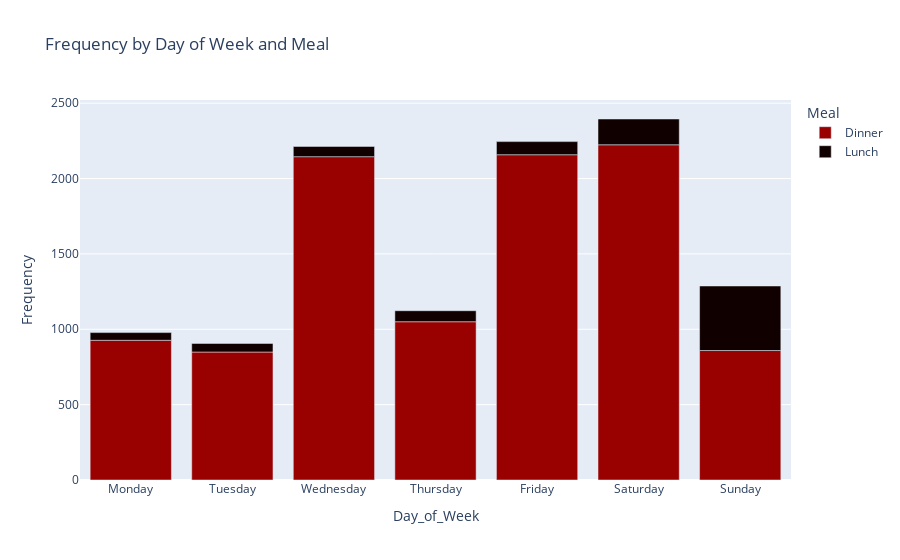

Here is the notebook cell this chart was saved with:
### Code cell
# Define the order of days of the week
day_order = ['Monday', 'Tuesday', 'Wednesday', 'Thursday', 'Friday', 'Saturday', 'Sunday']

# Convert the 'Day_of_Week' column to categorical data type with the defined order
dataset_date['Day_of_Week'] = pd.Categorical(dataset_date['Day_of_Week'], categories=day_order, ordered=True)

# Group the data and aggregate the frequency
week_meal = dataset_date.groupby(['Day_of_Week', 'Meal'])['Frequency'].sum().reset_index()

# Plot the data with the ordered days of the week
fig = px.bar(week_meal, x="Day_of_Week", y='Frequency', color="Meal", title="Frequency by Day of Week and Meal", color_discrete_sequence=["#990000","#100000"])

# Create a plotly figure and show the plot
figure = go.Figure(data=fig)
figure.show()
#We can conclude that people have dinner more frequent on Wednesday, Friday and Saturday
# and ask for lunch more frequent on Sundays.

### Figure 1 — Plotly figure (JSON) as saved in the notebook; plotly's stock layout.template omitted (floating-point values rounded to 4 significant figures)
{"data": [{"alignmentgroup": "True", "hovertemplate": "Meal=Dinner<br>Day_of_Week=%{x}<br>Frequency=%{y}<extra></extra>", "legendgroup": "Dinner", "marker": {"color": "#990000", "pattern": {"shape": ""}}, "name": "Dinner", "offsetgroup": "Dinner", "orientation": "v", "showlegend": true, "textposition": "auto", "type": "bar", "x": ["Monday", "Tuesday", "Wednesday", "Thursday", "Friday", "Saturday", "Sunday"], "xaxis": "x", "y": [927, 849, 2145, 1050, 2158, 2224, 859], "yaxis": "y"}, {"alignmentgroup": "True", "hovertemplate": "Meal=Lunch<br>Day_of_Week=%{x}<br>Frequency=%{y}<extra></extra>", "legendgroup": "Lunch", "marker": {"color": "#100000", "pattern": {"shape": ""}}, "name": "Lunch", "offsetgroup": "Lunch", "orientation": "v", "showlegend": true, "textposition": "auto", "type": "bar", "x": ["Monday", "Tuesday", "Wednesday", "Thursday", "Friday", "Saturday", "Sunday"], "xaxis": "x", "y": [51, 57, 68, 73, 87, 171, 428], "yaxis": "y"}], "layout": {"barmode": "relative", "legend": {"title": {"text": "Meal"}, "tracegroupgap": 0}, "title": {"text": "Frequency by Day of Week and Meal"}, "xaxis": {"anchor": "y", "domain": [0, 1], "title": {"text": "Day_of_Week"}}, "yaxis": {"anchor": "x", "domain": [0, 1], "title": {"text": "Frequency"}}}}
